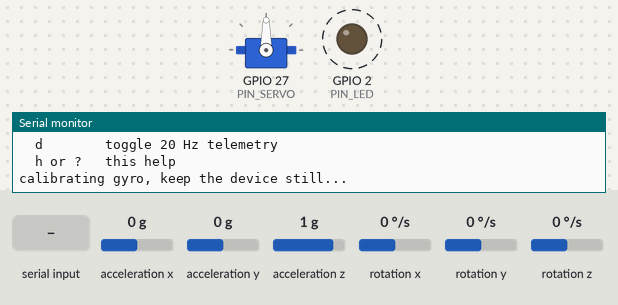
Simulated run of this program. Board: ESP32. Parts: servo, output pins drawn as LEDs (lit = HIGH), the last lines printed to the serial monitor. Wiring (inferred from the names in the program): MPU-6050 motion sensor at I2C address 0x68. Dashed ring = blinking. The inputs (shaded band) are chosen by the test bench; at power-on: rotation x 0 °/s, acceleration y 0 g, acceleration z 1 g, acceleration x 0 g, rotation y 0 °/s, rotation z 0 °/s. EEPROM starts erased.

Above: at 1.27 s.
1.3 s: rotation x set to -192 °/s
At 3.7 s:
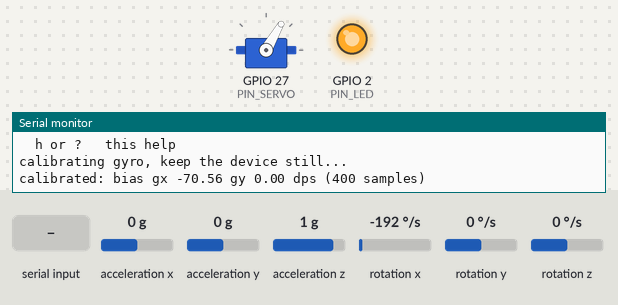
4.3 s: acceleration y set to -0.8 g
At 5.8 s:
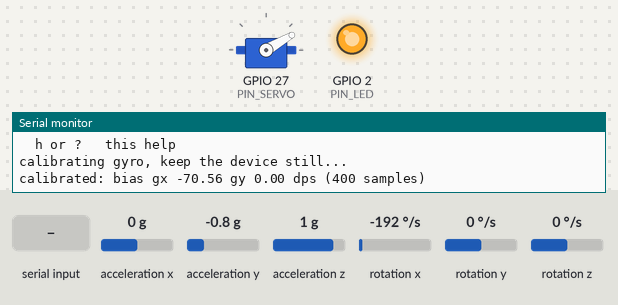
6.1 s: "i\n" received over Serial
At 6.9 s:
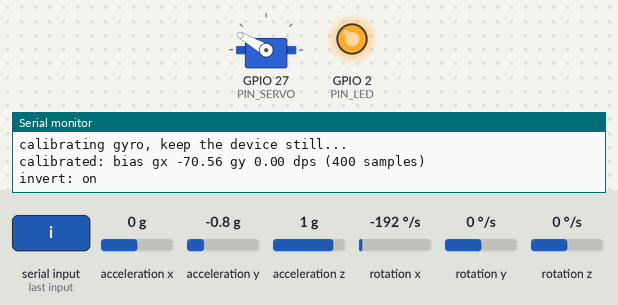
7.9 s: acceleration y set to 0.8 g
At 9.7 s:
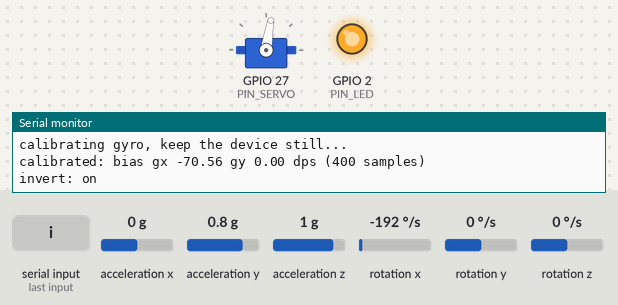
10.9 s: acceleration z set to 0.8 g
At 11.18 s:
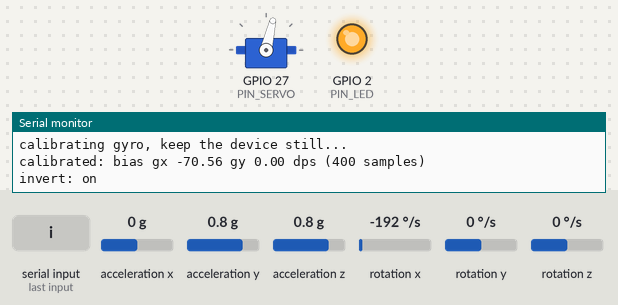
13.9 s: acceleration y set to -1.4 g
At 14.05 s:
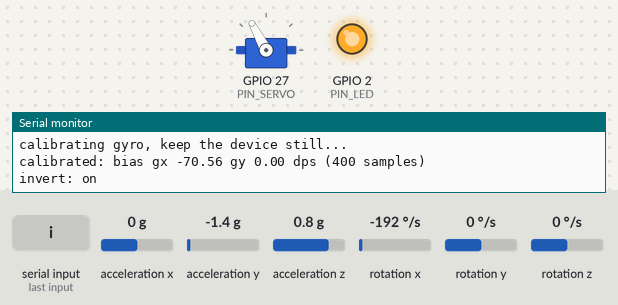
Timing chart, 0 to 16.7 s (numbered marks = the images above; inputs shaded):
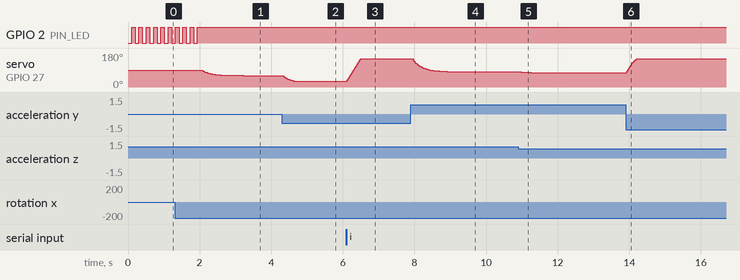

Measured:
- after the input at 1.3 s, servo on GPIO 27 (PIN_SERVO): moves from 90° to 60° over 1.2 s, starting after 0.75 s
- after the input at 4.3 s, servo on GPIO 27 (PIN_SERVO): moves from 60° to 30° over 0.36 s, starting at once
- after the input at 6.1 s, servo on GPIO 27 (PIN_SERVO): moves from 30° to 150° over 0.40 s, starting at once
- after the input at 7.9 s, servo on GPIO 27 (PIN_SERVO): moves from 150° to 81° over 1.3 s, starting at once
- after the input at 10.9 s, servo on GPIO 27 (PIN_SERVO): 81° → 78° after 0.05 s, → 77° 0.17 s later, → 76° 0.12 s later, → 75° 0.22 s later
- after the input at 13.9 s, servo on GPIO 27 (PIN_SERVO): moves from 75° to 150° over 0.30 s, starting at once
- by itself, GPIO 2 (PIN_LED): alternates HIGH for 0.10 s and LOW for 0.10 s, 7 changes in all, then stays HIGH

The program:

main.cpp
```cpp
// One-axis self-balancing spoon.
// MPU-6050 measures base tilt; a micro servo counter-rotates the spoon clamp
// so the spoon stays level while the base tilts around the servo shaft axis.
//
// ESP32 WROOM-32 DevKit: I2C SDA=25 SCL=26, servo signal GPIO27, LED GPIO2.

#include <Arduino.h>

#include "cli.h"
#include "config.h"
#include "filter.h"
#include "imu.h"
#include "servo_ctrl.h"

static const uint8_t PIN_SDA = 25;
static const uint8_t PIN_SCL = 26;
static const uint8_t PIN_SERVO = 27;
static const uint8_t PIN_LED = 2;
static const uint8_t MPU_ADDR = 0x68;

static const uint32_t kTickUs = 5000;         // 200 Hz control loop
static const float kNominalDt = 0.005f;
static const uint32_t kCalDurationMs = 2000;  // gyro bias window
static const uint32_t kCalBlinkMs = 100;
static const uint32_t kImuTimeoutMs = 100;    // failsafe trip point
static const uint32_t kReinitEveryMs = 500;   // I2C re-setup cadence in failsafe
static const uint32_t kFailBlinkMs = 50;
static const uint32_t kTelemetryMs = 50;      // 20 Hz

enum class State { CALIBRATING, RUNNING, FAILSAFE };

static Imu imu;
static ComplementaryFilter filter;
static ServoCtrl servo;
static Cli cli;
static Config cfg;

static State state = State::CALIBRATING;
static bool telemetry = false;

static uint32_t next_tick_us = 0;
static uint32_t last_tick_us = 0;

// Calibration accumulators
static uint32_t cal_start_ms = 0;
static float cal_sum_gx = 0, cal_sum_gy = 0;
static uint32_t cal_count = 0;
static float bias_gx = 0, bias_gy = 0;

static uint32_t last_imu_ok_ms = 0;
static uint32_t last_reinit_ms = 0;
static uint32_t last_blink_ms = 0;
static uint32_t last_telemetry_ms = 0;
static bool reseed_filter = false;

static float last_accel_angle = 0;  // raw (accel-only) angle, for telemetry

// Tilt of the selected axis from the accelerometer, in degrees.
static float accelAngle(const ImuSample &s) {
  if (cfg.axis == 0) {
    return atan2f(s.ay, s.az) * RAD_TO_DEG;  // roll about X
  }
  return atan2f(-s.ax, sqrtf(s.ay * s.ay + s.az * s.az)) * RAD_TO_DEG;  // pitch about Y
}

static float gyroRate(const ImuSample &s) {
  return (cfg.axis == 0) ? (s.gx - bias_gx) : (s.gy - bias_gy);
}

static void startCalibration() {
  state = State::CALIBRATING;
  cal_start_ms = millis();
  cal_sum_gx = cal_sum_gy = 0;
  cal_count = 0;
  servo.easeToCenter();
}

// --- CLI actions -----------------------------------------------------------

static void onCaptureLevel() {
  cfg.level_deg = filter.angle();
  Serial.printf("level captured: %.2f deg\n", cfg.level_deg);
}

static void onAxisToggle() {
  cfg.axis = cfg.axis == 0 ? 1 : 0;
  reseed_filter = true;  // restart the estimate from the accel on the new axis
}

static void onSave() {
  configSave(cfg);
  Serial.println("config saved to NVS");
}

// --- Arduino entry points --------------------------------------------------

void setup() {
  Serial.begin(115200);
  pinMode(PIN_LED, OUTPUT);
  digitalWrite(PIN_LED, LOW);

  configLoad(cfg);
  servo.begin(PIN_SERVO);
  cli.begin(&cfg, &telemetry, onCaptureLevel, onAxisToggle, onSave);

  Serial.println("\n=== balance spoon ===");
  Serial.printf("gain %.2f  trim %.2f  level %.2f  invert %s  axis %s\n",
                cfg.gain, cfg.trim_deg, cfg.level_deg,
                cfg.invert ? "on" : "off", cfg.axis == 0 ? "X" : "Y");
  cli.printHelp();

  if (!imu.begin(PIN_SDA, PIN_SCL, MPU_ADDR)) {
    Serial.println("! MPU-6050 not responding, retrying in background");
    state = State::FAILSAFE;
  } else {
    Serial.println("calibrating gyro, keep the device still...");
    startCalibration();
  }
  last_imu_ok_ms = millis();
  next_tick_us = micros() + kTickUs;
  last_tick_us = micros();
}

void loop() {
  cli.poll();

  const uint32_t now_us = micros();
  if ((int32_t)(now_us - next_tick_us) < 0) {
    return;  // not yet time for the next 200 Hz tick
  }
  next_tick_us += kTickUs;
  if ((int32_t)(now_us - next_tick_us) > (int32_t)(4 * kTickUs)) {
    next_tick_us = now_us + kTickUs;  // fell far behind; resync
  }

  float dt = (now_us - last_tick_us) * 1e-6f;
  last_tick_us = now_us;
  if (dt <= 0.0f || dt > 0.05f) dt = kNominalDt;

  const uint32_t now_ms = millis();
  ImuSample s;
  const bool imu_ok = imu.read(s);
  if (imu_ok) {
    last_imu_ok_ms = now_ms;
  }

  switch (state) {
    case State::CALIBRATING: {
      if (imu_ok) {
        cal_sum_gx += s.gx;
        cal_sum_gy += s.gy;
        cal_count++;
      }
      if (now_ms - last_blink_ms >= kCalBlinkMs) {
        last_blink_ms = now_ms;
        digitalWrite(PIN_LED, !digitalRead(PIN_LED));
      }
      if (now_ms - cal_start_ms >= kCalDurationMs) {
        if (cal_count < 100) {  // not enough samples: sensor flaky, try again
          Serial.println("! calibration got too few samples, restarting");
          imu.reinit();
          startCalibration();
          break;
        }
        bias_gx = cal_sum_gx / cal_count;
        bias_gy = cal_sum_gy / cal_count;
        filter.reset(accelAngle(s));
        state = State::RUNNING;
        digitalWrite(PIN_LED, HIGH);
        Serial.printf("calibrated: bias gx %.2f gy %.2f dps (%lu samples)\n",
                      bias_gx, bias_gy, (unsigned long)cal_count);
      }
      break;
    }

    case State::RUNNING: {
      if (imu_ok) {
        last_accel_angle = accelAngle(s);
        if (reseed_filter) {
          reseed_filter = false;
          filter.reset(last_accel_angle);
        }
        filter.update(last_accel_angle, gyroRate(s), dt);

        const float error = filter.angle() - cfg.level_deg + cfg.trim_deg;
        const float sign = cfg.invert ? -1.0f : 1.0f;
        servo.setTarget(sign * cfg.gain * error);
      } else if (now_ms - last_imu_ok_ms > kImuTimeoutMs) {
        Serial.println("! IMU lost, easing servo to center");
        state = State::FAILSAFE;
        last_reinit_ms = now_ms;
        servo.easeToCenter();
      }
      break;
    }

    case State::FAILSAFE: {
      servo.easeToCenter();
      if (now_ms - last_blink_ms >= kFailBlinkMs) {
        last_blink_ms = now_ms;
        digitalWrite(PIN_LED, !digitalRead(PIN_LED));
      }
      if (!imu_ok && now_ms - last_reinit_ms >= kReinitEveryMs) {
        last_reinit_ms = now_ms;
        imu.reinit();
      }
      if (imu_ok) {
        Serial.println("IMU back, resuming");
        reseed_filter = true;
        state = State::RUNNING;
        digitalWrite(PIN_LED, HIGH);
      }
      break;
    }
  }

  servo.update(dt);

  if (telemetry && now_ms - last_telemetry_ms >= kTelemetryMs) {
    last_telemetry_ms = now_ms;
    Serial.printf("raw %7.2f  filt %7.2f  servo %4u us\n",
                  last_accel_angle, filter.angle(), servo.currentUs());
  }
}
```

cli.cpp
```cpp
#include "cli.h"

void Cli::begin(Config *cfg, bool *telemetry, ActionFn on_level,
                ActionFn on_axis_toggle, ActionFn on_save) {
  _cfg = cfg;
  _telemetry = telemetry;
  _on_level = on_level;
  _on_axis_toggle = on_axis_toggle;
  _on_save = on_save;
}

void Cli::poll() {
  while (Serial.available() > 0) {
    char c = (char)Serial.read();
    if (c == '\n' || c == '\r') {
      if (_len > 0) {
        _buf[_len] = '\0';
        handleLine(_buf);
        _len = 0;
      }
    } else if (_len < sizeof(_buf) - 1) {
      _buf[_len++] = c;
    }
  }
}

void Cli::printHelp() {
  Serial.println("Balance-spoon CLI (end commands with Enter):");
  Serial.println("  l        capture current pose as level");
  Serial.println("  i        toggle invert");
  Serial.println("  a        toggle axis (X roll / Y pitch)");
  Serial.println("  g <val>  set gain, e.g. g 1.15");
  Serial.println("  t <deg>  set trim, e.g. t -2.5");
  Serial.println("  s        save config to NVS");
  Serial.println("  d        toggle 20 Hz telemetry");
  Serial.println("  h or ?   this help");
}

void Cli::handleLine(char *line) {
  // skip leading spaces
  while (*line == ' ') line++;
  const char cmd = line[0];
  const char *arg = line + 1;
  while (*arg == ' ') arg++;

  switch (cmd) {
    case 'l':
      _on_level();
      break;
    case 'i':
      _cfg->invert = !_cfg->invert;
      Serial.printf("invert: %s\n", _cfg->invert ? "on" : "off");
      break;
    case 'a':
      _on_axis_toggle();
      Serial.printf("axis: %s\n", _cfg->axis == 0 ? "X (roll)" : "Y (pitch)");
      break;
    case 'g': {
      char *end = nullptr;
      float v = strtof(arg, &end);
      if (end == arg) {
        Serial.println("! usage: g <val>");
      } else {
        _cfg->gain = constrain(v, 0.0f, 5.0f);
        Serial.printf("gain: %.2f\n", _cfg->gain);
      }
      break;
    }
    case 't': {
      char *end = nullptr;
      float v = strtof(arg, &end);
      if (end == arg) {
        Serial.println("! usage: t <deg>");
      } else {
        _cfg->trim_deg = constrain(v, -30.0f, 30.0f);
        Serial.printf("trim: %.2f deg\n", _cfg->trim_deg);
      }
      break;
    }
    case 's':
      _on_save();
      break;
    case 'd':
      *_telemetry = !*_telemetry;
      Serial.printf("telemetry: %s\n", *_telemetry ? "on" : "off");
      break;
    case 'h':
    case '?':
      printHelp();
      break;
    default:
      Serial.printf("! unknown command '%c' (h for help)\n", cmd);
      break;
  }
}
```

cli.h
```cpp
#pragma once
#include <Arduino.h>

#include "config.h"

// Line-based serial CLI (send with Enter):
//   l         capture current pose as level
//   i         toggle invert
//   a         toggle axis (X roll / Y pitch)
//   g <val>   set gain
//   t <deg>   set trim
//   s         save config to NVS
//   d         toggle 20 Hz telemetry
//   h / ?     help
class Cli {
 public:
  using ActionFn = void (*)();

  void begin(Config *cfg, bool *telemetry, ActionFn on_level,
             ActionFn on_axis_toggle, ActionFn on_save);
  void poll();
  void printHelp();

 private:
  void handleLine(char *line);

  Config *_cfg = nullptr;
  bool *_telemetry = nullptr;
  ActionFn _on_level = nullptr;
  ActionFn _on_axis_toggle = nullptr;
  ActionFn _on_save = nullptr;
  char _buf[32];
  uint8_t _len = 0;
};
```

filter.h
```cpp
#pragma once

// Complementary filter: integrates the gyro rate, corrected toward the
// accelerometer angle. alpha = 0.98 at 200 Hz.
class ComplementaryFilter {
 public:
  void reset(float angle_deg) { _angle = angle_deg; }

  float update(float accel_angle_deg, float gyro_rate_dps, float dt) {
    _angle = kAlpha * (_angle + gyro_rate_dps * dt) +
             (1.0f - kAlpha) * accel_angle_deg;
    return _angle;
  }

  float angle() const { return _angle; }

 private:
  static constexpr float kAlpha = 0.98f;
  float _angle = 0.0f;
};
```

imu.cpp
```cpp
#include "imu.h"

#include <Wire.h>

// MPU-6050 register map (subset)
static const uint8_t REG_SMPLRT_DIV = 0x19;
static const uint8_t REG_CONFIG = 0x1A;
static const uint8_t REG_GYRO_CONFIG = 0x1B;
static const uint8_t REG_ACCEL_CONFIG = 0x1C;
static const uint8_t REG_ACCEL_XOUT_H = 0x3B;
static const uint8_t REG_PWR_MGMT_1 = 0x6B;

// Scale factors for the ranges configured below.
static const float kAccelLsbPerG = 8192.0f;  // +/-4 g
static const float kGyroLsbPerDps = 65.5f;   // +/-500 deg/s

bool Imu::begin(uint8_t sda, uint8_t scl, uint8_t addr) {
  _addr = addr;
  Wire.begin(sda, scl, 400000);
  Wire.setTimeOut(5);  // ms; keeps a wedged bus from stalling the loop
  return reinit();
}

bool Imu::reinit() {
  bool ok = true;
  ok &= writeReg(REG_PWR_MGMT_1, 0x01);    // wake, PLL clock from X gyro
  ok &= writeReg(REG_SMPLRT_DIV, 0x04);    // 1 kHz / (1+4) = 200 Hz
  ok &= writeReg(REG_CONFIG, 0x03);        // DLPF 3: accel 44 Hz / gyro 42 Hz
  ok &= writeReg(REG_GYRO_CONFIG, 0x08);   // FS_SEL 1: +/-500 deg/s
  ok &= writeReg(REG_ACCEL_CONFIG, 0x08);  // AFS_SEL 1: +/-4 g
  return ok;
}

bool Imu::read(ImuSample &out) {
  Wire.beginTransmission(_addr);
  Wire.write(REG_ACCEL_XOUT_H);
  if (Wire.endTransmission(false) != 0) {  // repeated start
    return false;
  }
  if (Wire.requestFrom(_addr, (uint8_t)14) != 14) {
    return false;
  }
  uint8_t buf[14];
  for (uint8_t i = 0; i < 14; i++) {
    buf[i] = Wire.read();
  }
  auto be16 = [&buf](uint8_t i) {
    return (int16_t)((buf[i] << 8) | buf[i + 1]);
  };
  out.ax = be16(0) / kAccelLsbPerG;
  out.ay = be16(2) / kAccelLsbPerG;
  out.az = be16(4) / kAccelLsbPerG;
  // buf[6..7] = temperature, unused
  out.gx = be16(8) / kGyroLsbPerDps;
  out.gy = be16(10) / kGyroLsbPerDps;
  out.gz = be16(12) / kGyroLsbPerDps;
  return true;
}

bool Imu::writeReg(uint8_t reg, uint8_t val) {
  Wire.beginTransmission(_addr);
  Wire.write(reg);
  Wire.write(val);
  return Wire.endTransmission() == 0;
}
```

imu.h
```cpp
#pragma once
#include <Arduino.h>

// Accel in g, gyro in deg/s, already scaled from raw registers.
struct ImuSample {
  float ax, ay, az;
  float gx, gy, gz;
};

// Minimal MPU-6050 driver over raw Wire register access.
class Imu {
 public:
  // Starts I2C and configures the sensor. Returns false if any register
  // write is NACKed (sensor absent / bus fault).
  bool begin(uint8_t sda, uint8_t scl, uint8_t addr = 0x68);

  // Re-runs the register setup on the already-started bus (failsafe retry).
  bool reinit();

  // Burst-reads accel + temp + gyro (14 bytes) in one transaction.
  bool read(ImuSample &out);

 private:
  bool writeReg(uint8_t reg, uint8_t val);
  uint8_t _addr = 0x68;
};
```

servo_ctrl.cpp
```cpp
#include "servo_ctrl.h"

void ServoCtrl::begin(uint8_t pin) {
  ESP32PWM::allocateTimer(0);
  ESP32PWM::allocateTimer(1);
  ESP32PWM::allocateTimer(2);
  ESP32PWM::allocateTimer(3);
  _servo.setPeriodHertz(50);
  // Default LEDC timer width is 10 bit = 19.5 us (~1.8 deg) per step, which
  // turns slow sweeps into a visible staircase. 16 bit gives 0.3 us steps.
  _servo.setTimerWidth(16);
  _servo.attach(pin, kMinUs, kMaxUs);
  _servo.writeMicroseconds(kCenterUs);
}

void ServoCtrl::setTarget(float deg) {
  _easing = false;
  deg = constrain(deg, -kTravelDeg, kTravelDeg);
  if (fabsf(deg - _last_applied_deg) < kDeadbandDeg) {
    return;  // inside the hysteresis band: hold the previous target
  }
  _last_applied_deg = deg;
  _target_deg = deg;
}

void ServoCtrl::easeToCenter() {
  _easing = true;
  _target_deg = 0.0f;
  _last_applied_deg = 1000.0f;  // next real command always passes the deadband
}

void ServoCtrl::update(float dt) {
  // Adaptive smoothing first (jitter-free at rest, near-zero lag when
  // moving), then a slew cap as the hard speed bound.
  const float smoothed = _smoother.filter(_target_deg, dt);

  const float rate = _easing ? kEaseDps : kSlewDps;
  const float max_step = rate * dt;
  const float err = smoothed - _current_deg;
  _current_deg += constrain(err, -max_step, max_step);

  float us = kCenterUs + _current_deg * kUsPerDeg;
  us = constrain(us, kCenterUs - kTravelDeg * kUsPerDeg,
                 kCenterUs + kTravelDeg * kUsPerDeg);
  const uint16_t new_us = (uint16_t)constrain(us, (float)kMinUs, (float)kMaxUs);
  if (new_us != _current_us) {  // don't disturb the PWM frame for no change
    _current_us = new_us;
    _servo.writeMicroseconds(_current_us);
  }
}
```

servo_ctrl.h
```cpp
#pragma once
#include <Arduino.h>
#include <ESP32Servo.h>

// Adaptive smoother (One Euro filter): cutoff rises with signal speed, so a
// still signal gets heavy smoothing (no jitter) while a fast tilt passes
// through almost unfiltered (no lag).
struct OneEuroFilter {
  static constexpr float kMinCutoffHz = 1.5f;  // smoothing at rest
  static constexpr float kBeta = 0.15f;        // cutoff gain vs. speed
  static constexpr float kDCutoffHz = 1.5f;    // derivative smoothing

  float x = 0.0f, dx = 0.0f;

  static float alphaFor(float cutoff_hz, float dt) {
    const float tau = 1.0f / (2.0f * PI * cutoff_hz);
    return dt / (tau + dt);
  }

  void reset(float v) { x = v; dx = 0.0f; }

  float filter(float v, float dt) {
    const float dx_raw = (v - x) / dt;
    dx += alphaFor(kDCutoffHz, dt) * (dx_raw - dx);
    const float cutoff = kMinCutoffHz + kBeta * fabsf(dx);
    x += alphaFor(cutoff, dt) * (v - x);
    return x;
  }
};

// Servo output stage: travel clamp, hysteresis deadband, adaptive smoothing,
// slew limiting, pulse-width mapping. Commands are in "spoon degrees"
// relative to center.
class ServoCtrl {
 public:
  void begin(uint8_t pin);

  // Normal control path: clamps to +/-60 deg, applies the 0.3 deg
  // hysteresis deadband against chatter.
  void setTarget(float deg);

  // Failsafe path: glide to center at a gentle rate, bypassing the deadband.
  void easeToCenter();

  // Call every loop tick; slews the output toward the target and writes
  // the pulse. dt in seconds.
  void update(float dt);

  float currentDeg() const { return _current_deg; }
  uint16_t currentUs() const { return _current_us; }

 private:
  static constexpr uint16_t kMinUs = 500;
  static constexpr uint16_t kMaxUs = 2500;
  static constexpr uint16_t kCenterUs = 1500;
  static constexpr float kUsPerDeg = (kMaxUs - kMinUs) / 180.0f;  // ~11.1
  static constexpr float kTravelDeg = 60.0f;   // software travel limit
  static constexpr float kSlewDps = 300.0f;    // normal slew limit
  static constexpr float kEaseDps = 80.0f;     // failsafe glide rate
  // Kept tiny: real chatter suppression is the One Euro smoother's job; a
  // large deadband here causes stick-slip (no motion, then a lurch).
  static constexpr float kDeadbandDeg = 0.05f;

  Servo _servo;
  OneEuroFilter _smoother;
  float _target_deg = 0.0f;
  float _current_deg = 0.0f;
  float _last_applied_deg = 1000.0f;  // far away so the first command passes
  uint16_t _current_us = kCenterUs;
  bool _easing = false;
};
```

config.cpp
```cpp
#include "config.h"

#include <Preferences.h>

static const char *kNamespace = "spoon";

void configLoad(Config &c) {
  Preferences prefs;
  if (!prefs.begin(kNamespace, true)) {
    return;  // namespace doesn't exist yet -> keep defaults
  }
  c.gain = prefs.getFloat("gain", c.gain);
  c.trim_deg = prefs.getFloat("trim", c.trim_deg);
  c.level_deg = prefs.getFloat("level", c.level_deg);
  c.invert = prefs.getBool("invert", c.invert);
  c.axis = prefs.getUChar("axis", c.axis);
  prefs.end();
}

void configSave(const Config &c) {
  Preferences prefs;
  if (!prefs.begin(kNamespace, false)) {
    Serial.println("! NVS open failed, config not saved");
    return;
  }
  prefs.putFloat("gain", c.gain);
  prefs.putFloat("trim", c.trim_deg);
  prefs.putFloat("level", c.level_deg);
  prefs.putBool("invert", c.invert);
  prefs.putUChar("axis", c.axis);
  prefs.end();
}
```

Source omitted: config.h (511 bytes)
